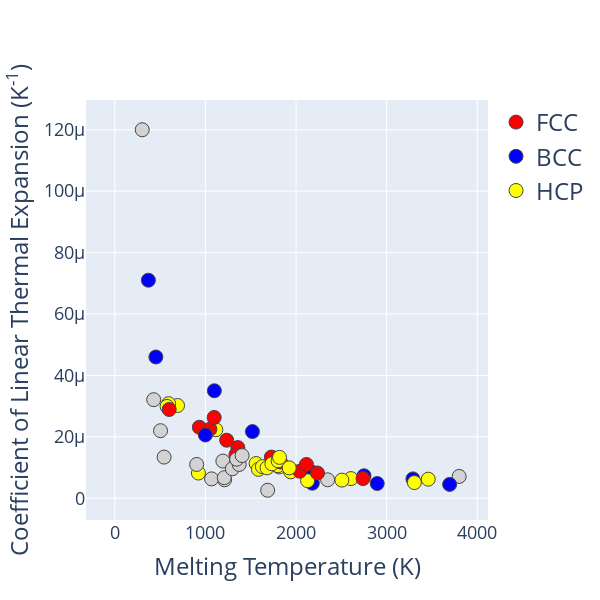

Source (notebook cell):
### Code cell
layout0= go.Layout(hovermode= 'closest', width = 600, height=600, showlegend=True,  # Hovermode establishes the way the labels that appear when you hover are arranged # Establishing a square plot width=height
    xaxis= dict(title=go.layout.xaxis.Title(text='Melting Temperature (K)', font=dict(size=24)), zeroline= False, gridwidth= 1, tickfont=dict(size=18)), # Axis Titles. Removing the X-axis Mark. Adding a Grid
    yaxis= dict(title=go.layout.yaxis.Title(text='Coefficient of Linear Thermal Expansion (K<sup>-1</sup>)', font=dict(size=24)), zeroline= False, gridwidth= 1, tickfont=dict(size=18)), # Axis Titles. Removing the Y-axis Mark. Adding a Grid
    legend=dict(font=dict(size=24))) # Adding a legend

# Trace

trace0 = go.Scatter(x = melting_temperature,y = CTE, mode = 'markers',
    marker= dict(size= 14, line= dict(width=1), color=colors), # We add a size, a border and our custom colors to the markers
    text= sample, # This attribute (Text) labels each point to this list, which contains our elements in the same indexes as our properties
showlegend = False)


# Empty Traces for Legend
legend_plot_FCC = go.Scatter(x=[None], y=[None], mode='markers', marker=dict(size=14,  line= dict(width=1),color='red'), name = 'FCC')
legend_plot_BCC = go.Scatter(x=[None], y=[None], mode='markers', marker=dict(size=14,  line= dict(width=1),color='blue'), name = 'BCC')
legend_plot_HCP = go.Scatter(x=[None], y=[None], mode='markers', marker=dict(size=14,  line= dict(width=1),color='yellow'), name = 'HCP')


data = [trace0, legend_plot_FCC, legend_plot_BCC, legend_plot_HCP]

fig= go.Figure(data, layout=layout0)
iplot(fig)

### Figure 1 — Plotly figure (JSON) as saved in the notebook; plotly's stock layout.template omitted (floating-point values rounded to 4 significant figures)
{"data": [{"marker": {"color": ["lightgray", "lightgray", "blue", "yellow", "lightgray", "lightgray", "lightgray", "lightgray", "lightgray", "lightgray", "blue", "yellow", "red", "lightgray", "blue", "lightgray", "lightgray", "lightgray", "blue", "yellow", "yellow", "yellow", "blue", "blue", "blue", "blue", "yellow", "red", "red", "yellow", "lightgray", "lightgray", "lightgray", "lightgray", "lightgray", "lightgray", "blue", "red", "yellow", "yellow", "blue", "blue", "yellow", "yellow", "red", "red", "red", "yellow", "lightgray", "lightgray", "lightgray", "lightgray", "lightgray", "lightgray", "blue", "blue", "yellow", "blue", "blue", "yellow", "yellow", "red", "red", "red", "lightgray", "yellow", "red", "lightgray", "lightgray", "lightgray", "lightgray", "lightgray", "lightgray", "lightgray", "blue", "yellow", "yellow", "yellow", "yellow", "yellow", "yellow", "red", "yellow", "lightgray", "red", "lightgray", "lightgray", "lightgray", "lightgray"], "line": {"width": 1}, "size": 14}, "mode": "markers", "showlegend": false, "text": ["H", "He", "Li", "Be", "B", "C", "N", "O", "F", "Ne", "Na", "Mg", "Al", "Si", "P", "S", "Cl", "Ar", "K", "Ca", "Sc", "Ti", "V", "Cr", "Mn", "Fe", "Co", "Ni", "Cu", "Zn", "Ga", "Ge", "As", "Se", "Br", "Kr", "Rb", "Sr", "Y", "Zr", "Nb", "Mo", "Tc", "Ru", "Rh", "Pd", "Ag", "Cd", "In", "Sn", "Sb", "Te", "I", "Xe", "Cs", "Ba", "Hf", "Ta", "W", "Re", "Os", "Ir", "Pt", "Au", "Hg", "Tl", "Pb", "Bi", "La", "Ce", "Pr", "Nd", "Pm", "Sm", "Eu", "Gd", "Tb", "Dy", "Ho", "Er", "Tm", "Yb", "Lu", "Ac", "Th", "Pa", "U", "Np", "Pu"], "x": [14.01, 0.95, 453.7, 1560, 2349, 3800, 63.05, 54.8, 53.53, 24.56, 370.9, 923, 933.5, 1687, 317.3, 388.4, 171.6, 83.8, 336.5, 1115, 1814, 1941, 2183, 2180, 1519, 1811, 1768, 1728, 1358.0, 692.7, 302.9, 1211.0, 1090, 494, 265.8, 115.8, 312.5, 1050, 1799, 2128, 2750, 2896, 2430, 2607, 2237, 1828.0, 1235.0, 594.2, 429.8, 505.1, 903.8, 722.7, 386.9, 161.4, 301.6, 1000, 2506, 3290, 3695, 3459, 3306, 2739, 2041.0, 1337.0, 234.3, 577, 600.6, 544.4, 1193, 1068, 1208, 1297, 1373, 1345, 1099, 1585, 1629, 1680, 1734, 1802, 1818, 1097, 1925, 1323, 2115, 1841, 1405.0, 910, 912.5], "y": [null, null, 4.6e-05, 1.13e-05, 6e-06, 7.1e-06, null, null, null, null, 7.1e-05, 8.2e-06, 2.31e-05, 2.6e-06, null, null, null, null, null, 2.23e-05, 1.02e-05, 8.6e-06, 8.4e-06, 4.9e-06, 2.17e-05, 1.18e-05, 1.3e-05, 1.34e-05, 1.65e-05, 3.02e-05, 0.00012, 6e-06, null, null, null, null, null, 2.25e-05, 1.06e-05, 5.7e-06, 7.3e-06, 4.8e-06, null, 6.4e-06, 8.2e-06, 1.18e-05, 1.89e-05, 3.08e-05, 3.21e-05, 2.2e-05, 1.1e-05, null, null, null, null, 2.06e-05, 5.9e-06, 6.3e-06, 4.5e-06, 6.2e-06, 5.1e-06, 6.4e-06, 8.8e-06, 1.42e-05, null, 2.99e-05, 2.89e-05, 1.34e-05, 1.21e-05, 6.3e-06, 6.7e-06, 9.6e-06, 1.1e-05, 1.27e-05, 3.5e-05, 9.4e-06, 1.03e-05, 9.9e-06, 1.12e-05, 1.22e-05, 1.33e-05, 2.63e-05, 9.9e-06, null, 1.1e-05, null, 1.39e-05, null, null], "type": "scatter"}, {"marker": {"color": "red", "line": {"width": 1}, "size": 14}, "mode": "markers", "name": "FCC", "x": [null], "y": [null], "type": "scatter"}, {"marker": {"color": "blue", "line": {"width": 1}, "size": 14}, "mode": "markers", "name": "BCC", "x": [null], "y": [null], "type": "scatter"}, {"marker": {"color": "yellow", "line": {"width": 1}, "size": 14}, "mode": "markers", "name": "HCP", "x": [null], "y": [null], "type": "scatter"}], "layout": {"height": 600, "hovermode": "closest", "legend": {"font": {"size": 24}}, "showlegend": true, "width": 600, "xaxis": {"gridwidth": 1, "tickfont": {"size": 18}, "title": {"font": {"size": 24}, "text": "Melting Temperature (K)"}, "zeroline": false, "type": "linear", "range": [-320.0, 4121.0], "autorange": true}, "yaxis": {"gridwidth": 1, "tickfont": {"size": 18}, "title": {"font": {"size": 24}, "text": "Coefficient of Linear Thermal Expansion (K<sup>-1</sup>)"}, "zeroline": false, "type": "linear", "range": [-7.088e-06, 0.0001297], "autorange": true}}}
